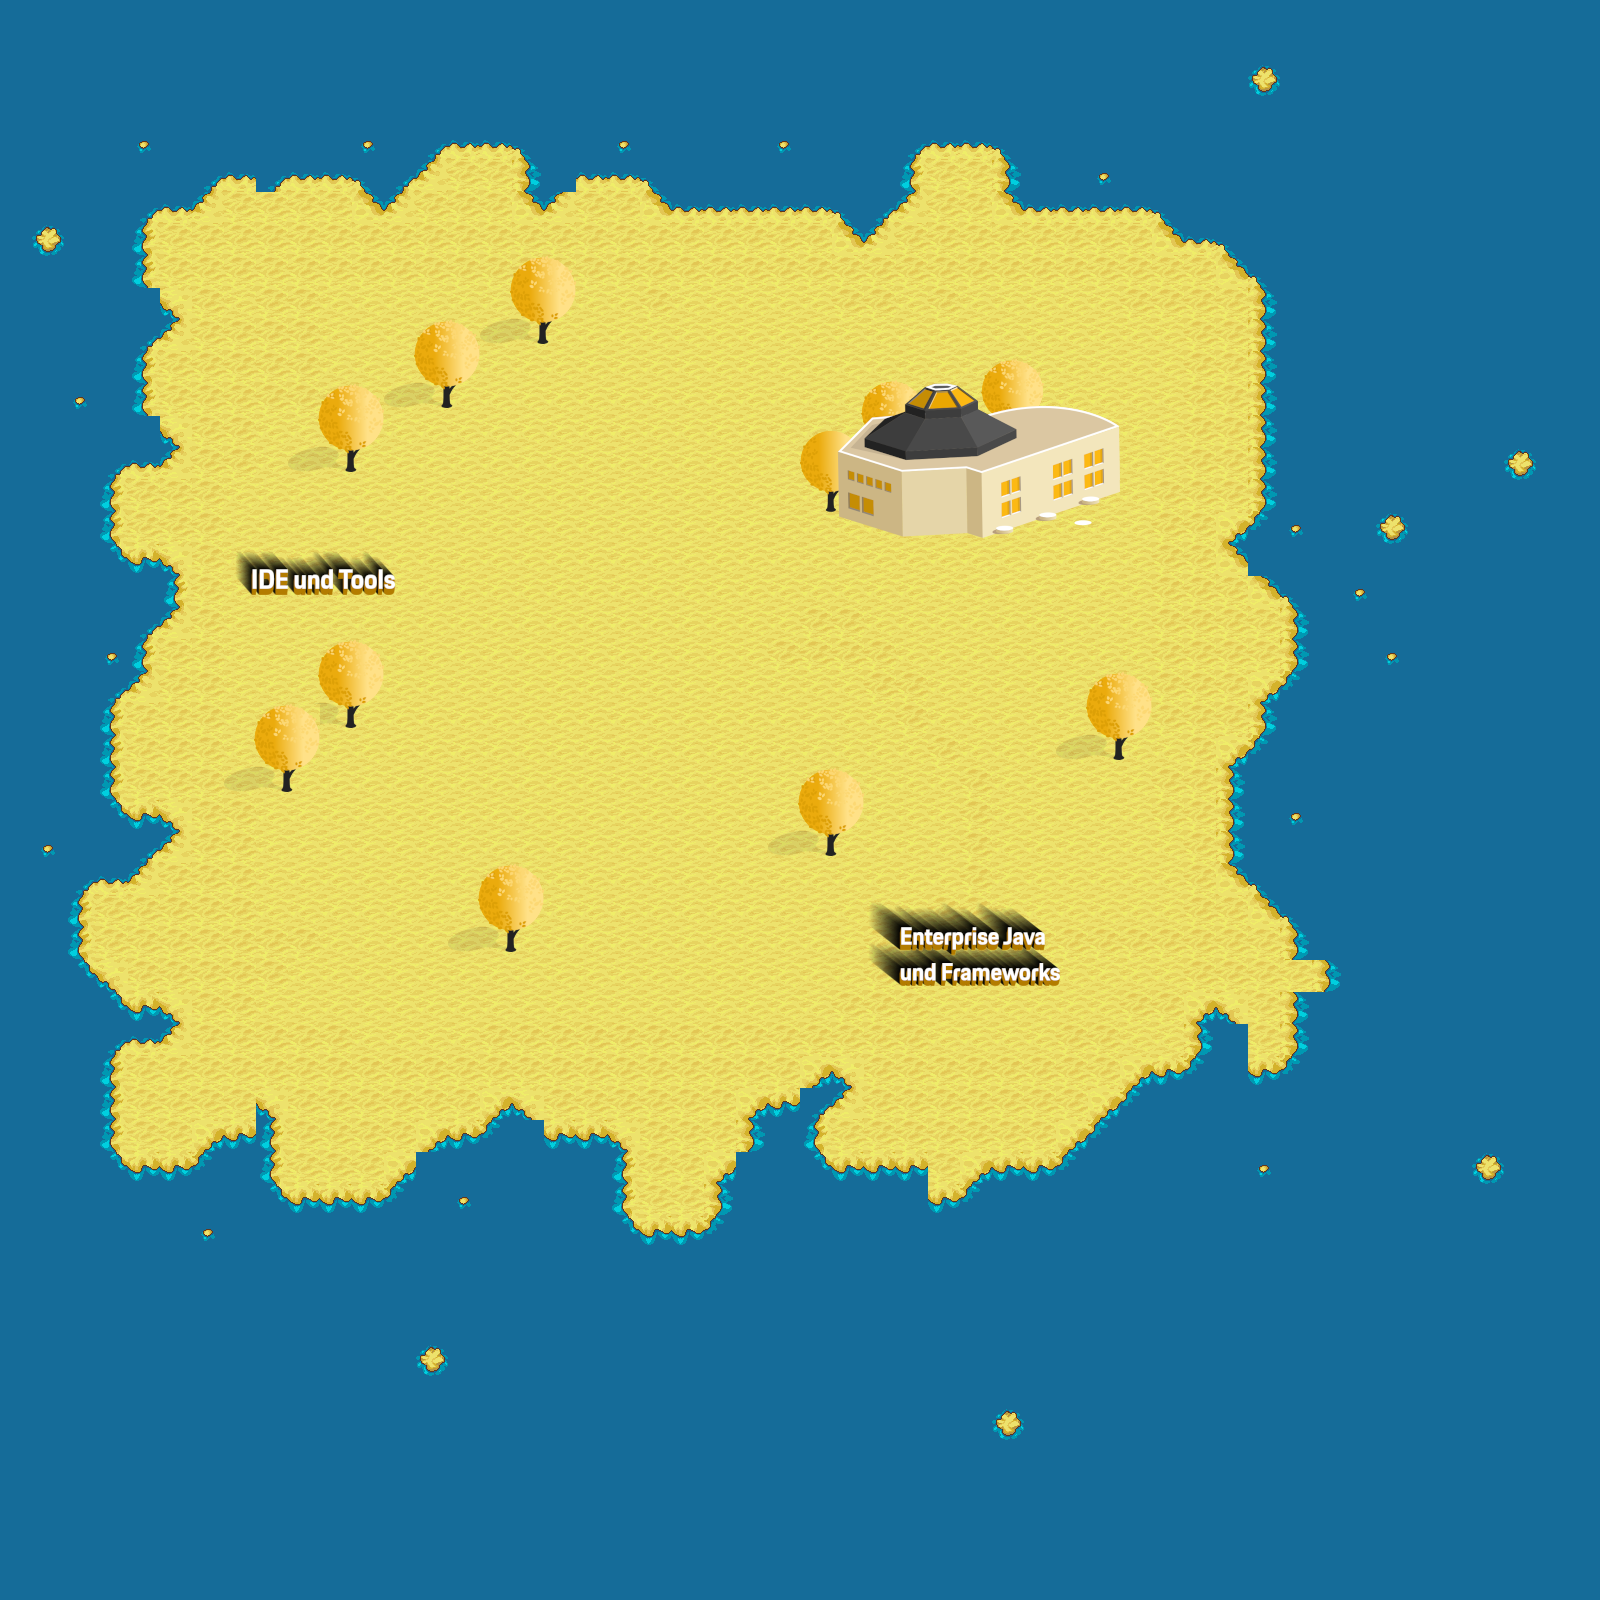

A 2D game scene composited from a Tiled map and its tileset images. What follows is a short description and the map's XML, with each tile layer's data collapsed to a summary:
An orthogonal 50x50 tile map with 32x32 px tiles, 5 tile layers (BLOCKER, Wasser, Insel, Surface, ...), 2 tilesets.

<map version="1.4" tiledversion="1.4.3" orientation="orthogonal" renderorder="right-down" width="50" height="50" tilewidth="32" tileheight="32" infinite="0" nextlayerid="7" nextobjectid="1">
 <tileset firstgid="1" source="Sand and Water.tsx" />
 <tileset firstgid="19" source="Yello Things.tsx" />
 <layer id="6" name="BLOCKER" width="50" height="50" opacity="0.22">
  <data>[2500 cells, 1573 non-empty, 1 distinct tile ids]</data>
 </layer>
 <layer id="1" name="Wasser" width="50" height="50">
  <data>[2500 cells, 2500 non-empty, 1 distinct tile ids]</data>
 </layer>
 <layer id="2" name="Insel" width="50" height="50">
  <data>[2500 cells, 1174 non-empty, 16 distinct tile ids]</data>
 </layer>
 <layer id="3" name="Surface" width="50" height="50">
  <data>[2500 cells, 131 non-empty, 69 distinct tile ids]</data>
 </layer>
 <objectgroup id="4" name="floorlayer" />
 <layer id="5" name="Oben" width="50" height="50">
  <data>[2500 cells, 121 non-empty, 79 distinct tile ids]</data>
 </layer>
</map>
